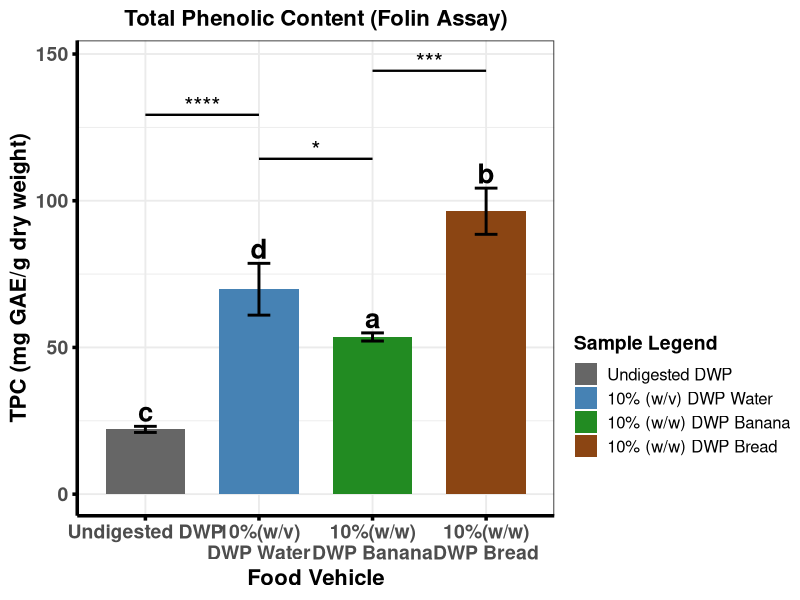
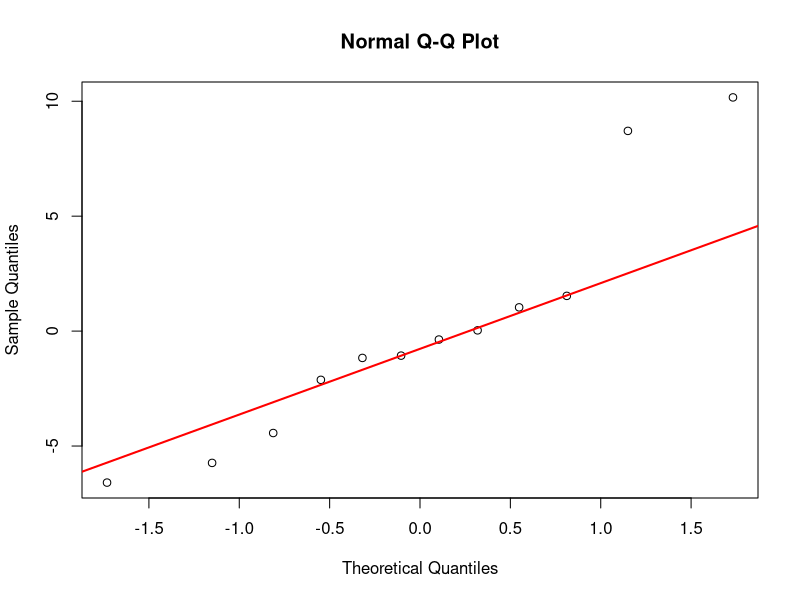
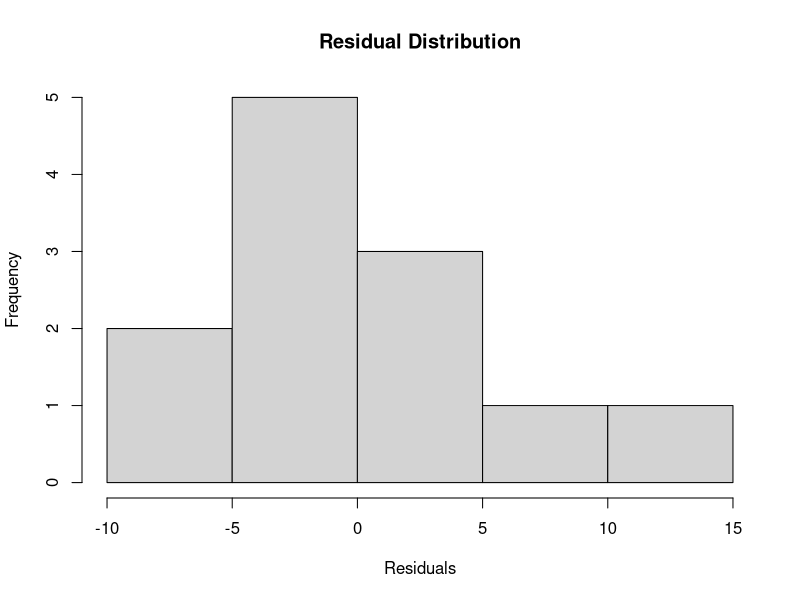

Generate these figures, in order, with R:
#This Code is made by Maruf Raihan (PhD,NICHE,Ulster)for Folin data statistical analysis and visual presentation


library(dplyr)
library(ggplot2)
library(multcompView)

# -----------------------------
# Raw data
# -----------------------------
TPC <- c(
  22.1, 21.0, 23.1,        # Undigested DWP
  80.0, 65.4, 64.1,        # 10%(w/v)\nDWP Water
  52.4, 55.1, 53.2,        # 10%(w/w)\nDWP Banana
  105.13, 89.83, 94.30     # 10%(w/w)\nDWP Bread
)

group <- factor(rep(c("Undigested DWP", "10%(w/v)\nDWP Water", "10%(w/w)\nDWP Banana", "10%(w/w)\nDWP Bread"), each = 3))
df <- data.frame(TPC, group)

# -----------------------------
# ANOVA + Tukey
# -----------------------------
anova_result <- aov(TPC ~ group, data = df)
tukey <- TukeyHSD(anova_result)

# Extract p-values
pvals <- tukey$group[, "p adj"]
names(pvals) <- rownames(tukey$group)

# -----------------------------
# Tukey LETTERS (NEW)
# -----------------------------
letters <- multcompLetters(pvals)$Letters
letters_df <- data.frame(
  Sample = names(letters),
  Letter = letters
)

# -----------------------------
# Summary table (means + SD)
# -----------------------------
df_summary <- df %>%
  group_by(group) %>%
  summarise(
    Mean = mean(TPC),
    SD   = sd(TPC),
    .groups = "drop"
  )

df_summary$Sample <- factor(df_summary$group,
                            levels = c("Undigested DWP", "10%(w/v)\nDWP Water", "10%(w/w)\nDWP Banana", "10%(w/w)\nDWP Bread"))

# Merge Tukey letters into summary
df_summary <- merge(df_summary, letters_df, by.x = "Sample", by.y = "Sample")

# -----------------------------
# Function: convert p-value → asterisks
# -----------------------------
p_to_star <- function(p) {
  if (p < 0.0001) return("****")
  if (p < 0.001)  return("***")
  if (p < 0.01)   return("**")
  if (p < 0.05)   return("*")
  return("ns")
}

# -----------------------------
# Build automatic bracket table
# -----------------------------
comparisons <- data.frame(
  comp = names(pvals),
  p = pvals,
  stars = sapply(pvals, p_to_star)
)

# Split "A-B" into two groups
comparisons <- comparisons %>%
  mutate(
    g1 = sub("-.*", "", comp),
    g2 = sub(".*-", "", comp)
  )

# -----------------------------
# REMOVE ONLY:
# Undigested DWP – 10%(w/w)\nDWP Banana
# Undigested DWP – 10%(w/w) \nDWP Bread
# 10%(w/v)\nDWP Water – 10%(w/w) \nDWP Bread
# -----------------------------
remove_comps <- c(
  "Undigested DWP-10%(w/w)\nDWP Banana",
  "10%(w/w)\nDWP Banana-Undigested DWP",
  "10%(w/v)\nDWP Water-10%(w/w)\nDWP Bread",
  "10%(w/w)\nDWP Bread-10%(w/v)\nDWP Water",
  "Undigested DWP-10%(w/w)\nDWP Bread"
)

comparisons <- comparisons %>%
  filter(!(comp %in% remove_comps))

# -----------------------------
# Assign bracket height automatically
# -----------------------------
max_y <- max(df_summary$Mean + df_summary$SD)
comparisons$y <- seq(max_y + 10, max_y + 10 + 15*(nrow(comparisons)-1), by = 15)

# -----------------------------
# ggplot
# -----------------------------
p <- ggplot(df_summary, aes(x = Sample, y = Mean, fill = Sample)) +
  geom_col(width = 0.7) +
  geom_errorbar(aes(ymin = Mean - SD, ymax = Mean + SD),
                width = 0.2, linewidth = 1) +
  
  # -----------------------------
# ADD TUKEY LETTERS ABOVE BARS
# -----------------------------
geom_text(
  aes(label = Letter, y = Mean + SD + 5),
  size = 7,
  fontface = "bold"
) +
  
  scale_fill_manual(
    values = c("Undigested DWP" = "grey40",
               "10%(w/v)\nDWP Water"   = "steelblue",
               "10%(w/w)\nDWP Banana"  = "forestgreen",
               "10%(w/w)\nDWP Bread"   = "saddlebrown"),
    labels = c(
      "Undigested DWP",
      "10% (w/v) DWP Water",
      "10% (w/w) DWP Banana",
      "10% (w/w) DWP Bread"
    ),
    name = "Sample Legend"
  ) +
  
  theme_bw(base_size = 14) +
  theme(
    legend.position = "right",
    legend.margin = margin(t = 170),      # push legend downward
    legend.title = element_text(size = 14, face = "bold"),
    legend.text  = element_text(size = 12),
    plot.title = element_text(size = 16, face = "bold", hjust = 0.5),
    axis.text.x = element_text(size = 14, face = "bold"),
    axis.text.y = element_text(size = 14, face = "bold"),
    axis.title.x = element_text(size = 16, face = "bold"),
    axis.title.y = element_text(size = 16, face = "bold"),
    axis.line = element_line(colour = "black", linewidth = 1.2),
    axis.ticks = element_line(colour = "black", linewidth = 1.2)
  ) +
  labs(
    title = "Total Phenolic Content (Folin Assay)",
    x = "Food Vehicle",
    y = "TPC (mg GAE/g dry weight)"
  )

# -----------------------------
# Add automatic brackets + asterisks
# -----------------------------
for (i in 1:nrow(comparisons)) {
  g1 <- comparisons$g1[i]
  g2 <- comparisons$g2[i]
  y  <- comparisons$y[i]
  stars <- comparisons$stars[i]
  
  x1 <- which(levels(df_summary$Sample) == g1)
  x2 <- which(levels(df_summary$Sample) == g2)
  
  p <- p +
    annotate("segment", x = x1, xend = x2, y = y, yend = y, linewidth = 0.8) +
    annotate("text", x = (x1 + x2)/2, y = y + 3, label = stars, size = 6)
}

print(p)

# -----------------------------
# Console output
# -----------------------------
cat("\n=== DESCRIPTIVE STATS + TUKEY LETTERS ===\n")
print(df_summary)

cat("\n=== ANOVA SUMMARY ===\n")
print(summary(anova_result))

cat("\n=== TUKEY POST-HOC ===\n")
print(tukey)

cat("\n=== SIGNIFICANCE STARS USED IN PLOT ===\n")
print(comparisons[, c("comp", "p", "stars")])


# ---------------------------------------------------------
# ANOVA ASSUMPTION CHECKS
# ---------------------------------------------------------

# Residuals from ANOVA model
res <- residuals(anova_result)

# Shapiro-Wilk normality test
shapiro.test(res)

# Q-Q plot
qqnorm(res)
qqline(res, col = "red", lwd = 2)

# Histogram of residuals
hist(res,
     main = "Residual Distribution",
     xlab = "Residuals")

# Homogeneity of variance
library(car)

leveneTest(TPC ~ group, data = df)


#Methods

#Assumptions of normality and homogeneity of variance were assessed using the Shapiro-Wilk and Levene's tests, respectively. Differences among food matrices were evaluated by one-way ANOVA followed by Tukey's HSD post hoc test (p < 0.05).

#Results (if reporting assumptions)

#Residuals were normally distributed (Shapiro-Wilk: W = 0.89699, p = 0.1451), supporting the use of parametric analyses.
#In your thesis, if an examiner asks why you checked residuals rather than raw values, the short answer is:

#ANOVA assumes that model residuals are normally distributed within treatments. Therefore, normality was assessed using the residuals from the fitted ANOVA model rather than the pooled raw observations
#ANOVA asks:

#"Are the differences between groups larger than the random variation within groups?"

#Therefore the distribution that matters is the distribution of the within-group random variation, i.e., the residuals.
